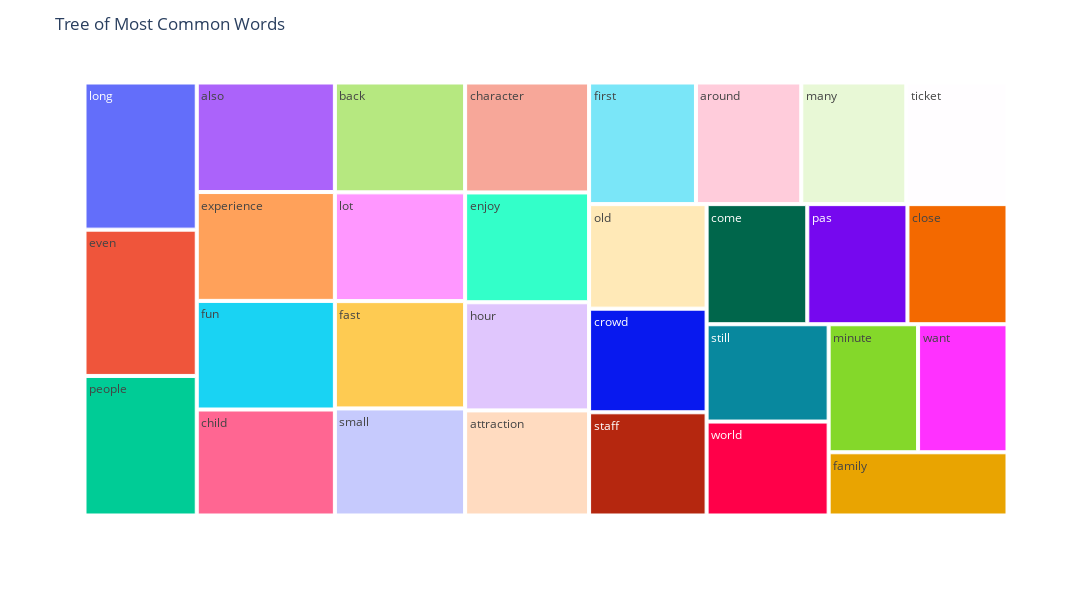

Notebook cell for this chart:
### Code cell
tree = npt.treemap(title='Tree of Most Common Words', ngram=1, top_n=30, stopwords=stopwords)
tree.write_html("Resources/treemap.html")
tree

### Figure 1 — Plotly figure (JSON) as saved in the notebook; plotly's stock layout.template omitted (floating-point values rounded to 4 significant figures)
{"data": [{"branchvalues": "total", "domain": {"x": [0, 1], "y": [0, 1]}, "hovertemplate": "labels=%{label}<br>word_count=%{value}<br>parent=%{parent}<br>id=%{id}<extra></extra>", "ids": ["also", "around", "attraction", "back", "character", "child", "close", "come", "crowd", "enjoy", "even", "experience", "family", "fast", "first", "fun", "hour", "long", "lot", "many", "minute", "old", "pas", "people", "small", "staff", "still", "ticket", "want", "world"], "labels": ["also", "around", "attraction", "back", "character", "child", "close", "come", "crowd", "enjoy", "even", "experience", "family", "fast", "first", "fun", "hour", "long", "lot", "many", "minute", "old", "pas", "people", "small", "staff", "still", "ticket", "want", "world"], "name": "", "parents": ["", "", "", "", "", "", "", "", "", "", "", "", "", "", "", "", "", "", "", "", "", "", "", "", "", "", "", "", "", ""], "type": "treemap", "values": [958, 811, 825, 906, 863, 927, 761, 766, 771, 862, 1040, 952, 716, 885, 823, 950, 849, 1046, 897, 809, 725, 778, 762, 992, 883, 768, 752, 779, 725, 726]}], "layout": {"height": 600, "legend": {"tracegroupgap": 0}, "margin": {"t": 60}, "title": {"text": "Tree of Most Common Words"}, "width": 1300}}
